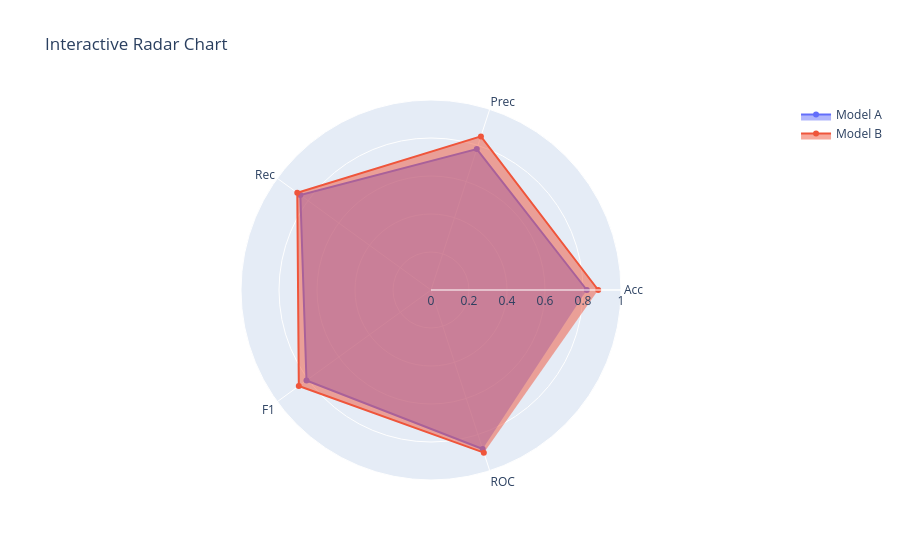

Notebook code for this chart:
### Markdown cell above
## Interactive Radar Chart (Plotly)

### Code cell
import plotly.graph_objects as go

fig = go.Figure()

fig.add_trace(go.Scatterpolar(
    r=[0.82, 0.78, 0.85, 0.81, 0.88],
    theta=["Acc", "Prec", "Rec", "F1", "ROC"],
    fill="toself",
    name="Model A"
))

fig.add_trace(go.Scatterpolar(
    r=[0.88, 0.85, 0.87, 0.86, 0.90],
    theta=["Acc", "Prec", "Rec", "F1", "ROC"],
    fill="toself",
    name="Model B"
))

fig.update_layout(
    polar=dict(radialaxis=dict(visible=True, range=[0, 1])),
    title="Interactive Radar Chart"
)

fig.show()

### Figure 1 — Plotly figure (JSON) as saved in the notebook; plotly's stock layout.template omitted (floating-point values rounded to 4 significant figures)
{"data": [{"fill": "toself", "name": "Model A", "r": [0.82, 0.78, 0.85, 0.81, 0.88], "theta": ["Acc", "Prec", "Rec", "F1", "ROC"], "type": "scatterpolar"}, {"fill": "toself", "name": "Model B", "r": [0.88, 0.85, 0.87, 0.86, 0.9], "theta": ["Acc", "Prec", "Rec", "F1", "ROC"], "type": "scatterpolar"}], "layout": {"polar": {"radialaxis": {"range": [0, 1], "visible": true}}, "title": {"text": "Interactive Radar Chart"}}}
